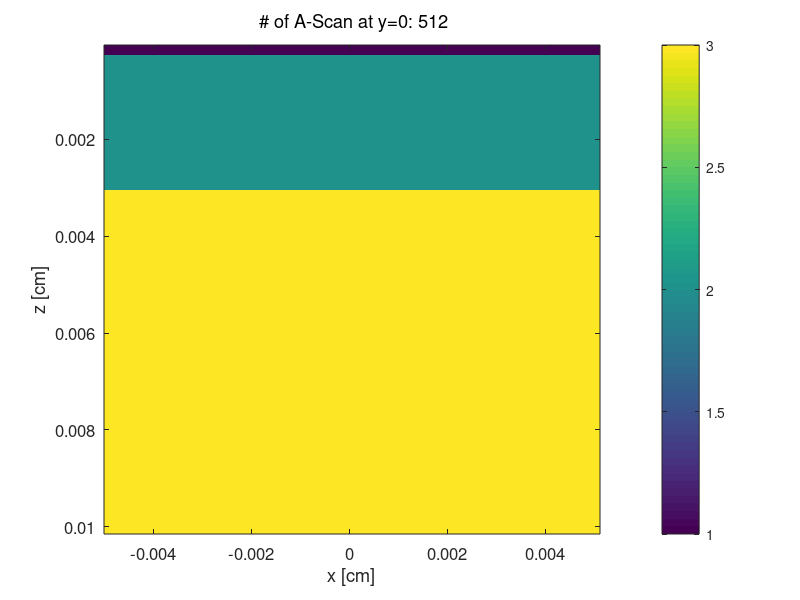

MATLAB code for this plot: (Note: this script raises an error after producing the figure.)
% make_Tissue_mergedcode_2layers_bloodvessel.m
% myname = skinvessel_mergedcode_2layers_b % name for files

%   Creates a cube of optical property pointers,T(y,x,z), saved in
%       myname_T.bin = a tissue structure file
%  
%   Also prepares a listing of the optical properties at chosen wavelength
%   [mua, mus, g], for each tissue type specified in myname_T.bin. 
%   This listing is saved in
%       myname_H.mci = the input file for use c code
%
%   Will generate a figure illustrating the tissue with its various
%   tissue types and the beam being launched.
%
%   Uses
%       make_TissueList_mergedcode_2layers_bloodvessel.m
%
%   To use, 
%       1. Prepare make_TissueList_mergedcode_2layers_bloodvessel.m
%       so that it contains the tissue types desired.
%       2. Specify the USER CHOICES.
%       2. Run this program, make_Tissue_mergedcode_2layers_bloodvessel.m
%
%   

clear
format compact
clc
home

%%% USER CHOICES %%%%%%%% <-------- You must set these parameters ------
SAVEON      = 1;        % 1 = save myname_T.bin, myname_H.mci 
                        % 0 = don't save. Just check the program.

cd('C:\Users\raphi\Documents\Doctorat\Uday simulation\data') % RMT files location
myname      = 'fluencea09p02';%_2layers_bloodvessel';% name for files: myname_T.bin, myname_H.mci  
time_min    = 1;      	% RMT No longuer used time duration of the simulation [min] <----- run time -----
Nphotons    = 2e6;      % RMT Number of photons used in the simulation.
a_coef      = 0.9;      % RMT Biasing coefficient of the importance sampling
p           = 0.2;      % RMT Probability of additional bias scattering.
Ndetectors  = 1;        % RMT Number of detector in the simulation
nm          = 532;   	% desired wavelength of simulation
Nbins       = 101;    	% # of bins in each dimension of cube  Nbins     
binsize     = 0.0001; 	% size of each bin, eg. [cm] or [mm] binsize   

% Set Monte Carlo launch flags
mcflag      = 1;     	% launch: 0 = uniform beam, 1 = Gaussian, 2 = isotropic pt. 
                        % 3 = rectangular beam (use xfocus,yfocus for x,y halfwidths)
launchflag  = 1;        % 0 = let mcxyz.c calculate launch trajectory
                        % 1 = manually set launch vector.
boundaryflag = 2;       % 0 = no boundaries, 1 = escape at boundaries
                        % 2 = escape at surface only. No x, y, bottom z
                        % boundaries

% Sets position of source
xs          = 0;      	% x of source
ys          = 0;        % y of source
zs          = 0.0001;  	    % z of source zs  

% Set position of focus, so mcxyz can calculate launch trajectory
xfocus      = 0;        % set x,position of focus
yfocus      = 0;        % set y,position of focus
zfocus      = inf;    	% set z,position of focus (=inf for collimated beam)

% only used if mcflag == 0 or 1 or 3 (not 2=isotropic pt.)
radius      = 0.0101;   % 1/e radius of beam at tissue surface
waist       = 0.002;  	% 1/e2 radius of beam at focus

% only used if launchflag == 1 (manually set launch trajectory):
ux0         = 0.7;      % trajectory projected onto x axis
uy0         = 0.4;      % trajectory projected onto y axis
uz0         = sqrt(1 - ux0^2 - uy0^2); % such that ux^2 + uy^2 + uz^2 = 1
%%%%%%%%%%%%%%%%%%%%%%%%%


%%%%%%%%%% 
% Prepare Monte Carlo 
%%%

Nt = 3;

muav(1)  = 0.001;
musv(1)  = 0.01;
gv(1)    = 0.9;
muav(2)  = 5;
musv(2)  = 1000;
gv(2)    = 0.9;
muav(3)  = 10;
musv(3)  = 2000;
gv(3)   = 0.8;

% Adding refractive index
nr(1) = 1.3; %%%Edit the value
nr(2) = 1.3; %%%Edit the value
nr(3) = 1.4; %%%Edit the value

% Adding reflection chances
mr(1) = 0;
mr(2) = 0;
mr(3) = 0;

% Specify Monte Carlo parameters    
Nx = Nbins;
Ny = Nbins;
Nz = Nbins;
dx = binsize;
dy = binsize;
dz = binsize;
x  = ([1:Nx]'-Nx/2)*dx;
y  = ([1:Ny]'-Ny/2)*dy;
z  = [1:Nz]'*dz;
zmin = min(z);
zmax = max(z);
xmin = min(x);
xmax = max(x);

if isinf(zfocus), zfocus = 1e12; end

%%%%%%
% CREATE TISSUE STRUCTURE T(y,x,z)
%   Create T(y,x,z) by specifying a tissue type (an integer)
%   for each voxel in T.
%
%   Note: one need not use every tissue type in the tissue list.
%   The tissue list is a library of possible tissue types.

T = double ( zeros (Ny ,Nx ,Nz));
T(:) = 2;
T(:,:,1:2) = 1;
T(:,:,31:end) = 3;

zsurf = 0.000; %position of air/skin surface

% %Create three layers
% T(:,:,1:40) = 1;
% T(:,:,41:100) = 2;
% T(:,:,101:200) = 3;
% clear T
% T(1:106,1:106,1:20) = 1;
% T(1:106,1:106,21:66) = 2;
% T(1:106,1:106,66:106) = 3;
% T(1:106,1:106,66) = 4;
 
%%
if SAVEON
    tic
    % convert T to linear array of integer values, v(i)i = 0;
    v = uint8(reshape(T,Ny*Nx*Nz,1));

    %% WRITE FILES
    % Write myname_H.mci file
    %   which contains the Monte Carlo simulation parameters
    %   and specifies the tissue optical properties for each tissue type.
    commandwindow
    disp(sprintf('--------create %s --------',myname))
    filename = sprintf('%s_H.mci',myname);
    fid = fopen(filename,'w');
        % run parameters
        fprintf(fid,'%0.0f\n',Nphotons);
        fprintf(fid,'%0.4f\n',a_coef);
        fprintf(fid,'%0.4f\n',p);
        fprintf(fid,'%0.0f\n',Ndetectors);
        fprintf(fid,'%d\n'   ,Nx);
        fprintf(fid,'%d\n'   ,Ny);
        fprintf(fid,'%d\n'   ,Nz);
        fprintf(fid,'%0.6f\n',dx);
        fprintf(fid,'%0.6f\n',dy);
        fprintf(fid,'%0.6f\n',dz);
        % launch parameters
        fprintf(fid,'%d\n'   ,mcflag);
        fprintf(fid,'%d\n'   ,launchflag);
        fprintf(fid,'%d\n'   ,boundaryflag);
        fprintf(fid,'%0.4f\n',xs);
        fprintf(fid,'%0.4f\n',ys);
        fprintf(fid,'%0.4f\n',zs);
        fprintf(fid,'%0.4f\n',xfocus);
        fprintf(fid,'%0.4f\n',yfocus);
        fprintf(fid,'%0.4f\n',zfocus);
        fprintf(fid,'%0.4f\n',ux0); % if manually setting ux,uy,uz
        fprintf(fid,'%0.4f\n',uy0);
        fprintf(fid,'%0.4f\n',uz0);
        fprintf(fid,'%0.4f\n',radius);
        fprintf(fid,'%0.4f\n',waist);
        fprintf(fid,'%0.4f\n',zsurf)
        % tissue optical properties
        fprintf(fid,'%d\n',Nt);
        for i=1:Nt
            fprintf(fid,'%0.4f\n',muav(i));
            fprintf(fid,'%0.4f\n',musv(i));
            fprintf(fid,'%0.4f\n',gv(i));
            fprintf(fid,'%0.4f\n',nr(i));
            fprintf(fid,'%0.4f\n',mr(i));
        end
    fclose(fid);

    %% write myname_T.bin file
    filename = sprintf('%s_T.bin',myname);
    disp(['create ' filename])
    fid = fopen(filename,'wb');
    fwrite(fid,v,'uint8');
    fclose(fid);

    toc
end % SAVEON


%% Look at structure of Tzx at iy=Ny/2
Txzy = shiftdim(T,1);   % Tyxz --> Txzy
Tzx  = Txzy(:,:,round(Ny/2))'; % Tzx

%%
figure(2); clf
sz = 12;  fz = 10; 
imagesc(x,z,Tzx,[1 Nt])
hold on
set(gca,'fontsize',sz)
xlabel('x [cm]')
ylabel('z [cm]')
title('\rm # of A-Scan at y=0: 512')
colorbar
cmap = makecmap(Nt);
colormap(cmap)
set(colorbar,'fontsize',1)
% label colorbar
zdiff = zmax-zmin;
%%%
% 
% for i=1:Nt
%     yy = (Nt-i)/(Nt-1)*Nz*dz;
%     text(max(x)*1.2,yy, tissue(i).name,'fontsize',fz)
% end
% 
% text(xmax,zmin - zdiff*0.06, 'Tissue types','fontsize',fz)
% axis equal image
% axis([xmin xmax zmin zmax])
% 
% %%% draw launch
% N = 10; % # of beam rays drawn
% switch mcflag
%     case 0 % uniform
%         for i=0:N
%             plot((-radius + 2*radius*i/N)*[1 1],[zs max(z)],'r-')
%         end
% 
%     case 1 % Gaussian
%         for i=0:N
%             plot([(-radius + 2*radius*i/N) xfocus],[zs zfocus],'r-')
%         end
% 
%     case 2 % iso-point
%         for i=1:N
%             th = (i-1)/19*2*pi;
%             xx = Nx/2*cos(th) + xs;
%             zz = Nx/2*sin(th) + zs;
%             plot([xs xx],[zs zz],'r-')
%         end
%         
%     case 3 % rectangle
%         zz = max(z);
%         for i=1:N
%             xx = -radius + 2*radius*i/20;
%             plot([xx xx],[zs zz],'r-')
%         end
% end

%savefig(strcat(myname, '.fig'));
disp('done')
